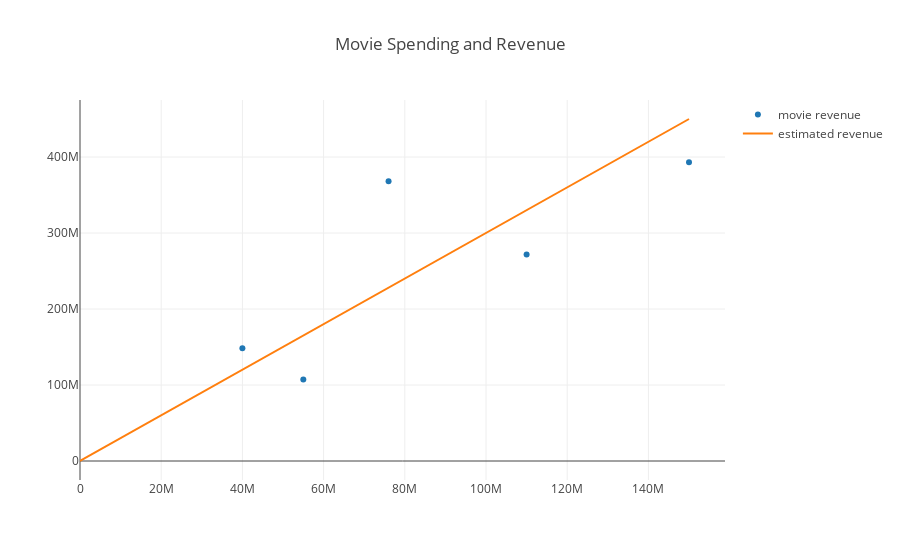

Here is the notebook cell this chart was saved with:
### Markdown cell above
To predict movie revenue based on a budget, let's draw a single straight line that approximates the relationship between a movie's budget and revenue using our previous data as a benchmark.  

> Later, we'll worry about how well a line like the one below describes our data.  For now, let's use this.

### Code cell
regression_trace = trace_values([0, 150000000], [0, 450000000], mode = 'lines', name = 'estimated revenue')
plot([movie_trace, regression_trace], movie_layout)

### Figure 1 — Plotly figure (JSON) as saved in the notebook; plotly's stock layout.template omitted (floating-point values rounded to 4 significant figures)
{"data": [{"mode": "markers", "name": "movie revenue", "text": ["American Hustle", "Captain Phillips", "Frozen", "Gravity", "Despicable Me 2"], "x": [40000000, 55000000, 150000000, 110000000, 76000000], "y": [148430908, 107136417, 393050114, 271814796, 368065385]}, {"mode": "lines", "name": "estimated revenue", "text": [], "x": [0, 150000000], "y": [0, 450000000]}], "layout": {"title": "Movie Spending and Revenue"}}
